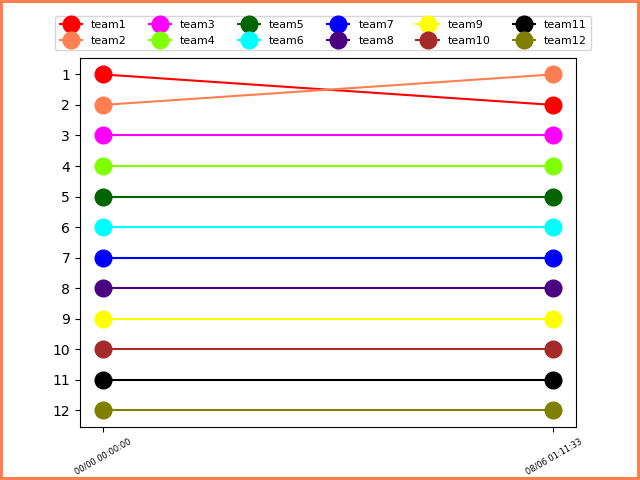

Python code for this plot:
import numpy as np
import matplotlib.pyplot as plt
from scipy.stats import rankdata

def get_ranking(array):
    n = len(array)
    ranks = [-1]*12
    sorted_array = sorted(array,reverse=True)
    #print(sorted_array)
    for i in range(12):
        for j in range(12):
            if(sorted_array[i]==array[j] and ranks[j]==-1):
                ranks[j] = i+1
                break
    return ranks 
def makeChart(commitTeam):
    time = []
    teams = np.empty((12, 0), dtype=int)
    #team1:赤,team2:オレンジ,team3:ピンク,team4:黄緑,team5:緑,team6:水色
    #team7:青,team8:紫,team9:黄色,team10:茶色,team11:黒,team12:オリーブ
    colorlist = ["#FF0000", "#FF7F50", "#FF00FF", "#7FFF00", "#006400", "#00FFFF", 
                 "#0000FF", "#4B0082", "#FFFF00", "#A52A2A", "#000000", "#808000"]
    with open('ranking.txt','r') as f:
        allLines = f.readlines()
    lines = allLines
    #最新10回の対戦結果を画像として出力
    if len(allLines) > 10:
        lines = allLines[-10:]
    for line in lines:
        sep_line = line.split()
        time.append(' '.join(sep_line[0:2]))
        team = []
        for i in range(12):
            team.append(sep_line[i+2])
        #print(team)
        ranks = get_ranking(team)
        #print(ranks)
        team_rank = np.array(ranks).reshape(12,1)
        teams = np.append(teams,team_rank,axis=1)
    #print(teams)
    fig, ax = plt.subplots(edgecolor=colorlist[commitTeam-1],linewidth=3)
    ax.invert_yaxis()
    for i in range(12):
        teamname = "team"+str(i+1)
        ax.plot(time, teams[i],marker='o',color = colorlist[i],markersize=12,label=teamname)
    plt.yticks(range(1,13,1))
    plt.xticks(rotation=30,fontsize=6)
    plt.legend(ncol=6,loc=(-0.05,1.02),fontsize=8)
    plt.savefig("bumpchart.pdf")
